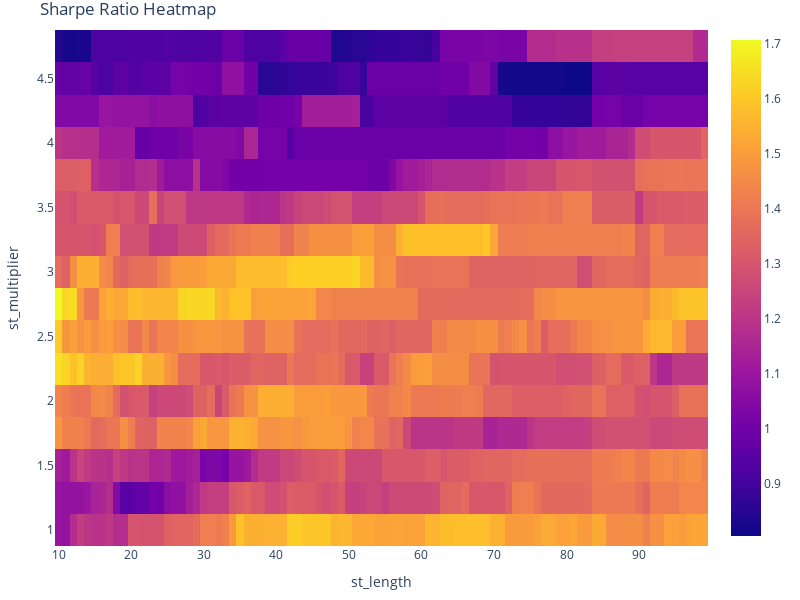

Source (notebook cell):
### Markdown cell above
By using a heatmap, you can compare the Sharpe Ratios of various parameter combinations at a glance. This makes it easier to identify regions of parameter space that lead to better trading performance. It aids in making informed decisions about which parameter values are most suitable for your specific trading goals.

Heatmaps allow you to see how sensitive the Sharpe Ratio is to changes in ATR Length and Multiplier. Understanding the sensitivity helps you assess the robustness of the strategy. For example, you might identify regions where the strategy performs well and is less sensitive to parameter changes, indicating a more stable configuration.

### Code cell
# Get the Sharpe Ratio Heatmap against Supertrend Parameter Combinations
import plotly.graph_objects as go

sharpe = portfolio.sharpe_ratio()
calmar = portfolio.calmar_ratio()

# Plot Sharpe Ratio heatmap
sharpe_fig = sharpe.vbt.heatmap(
    x_level="st_period",
    y_level="st_multiplier",
)

sharpe_fig.update_layout(
    title='Sharpe Ratio Heatmap',
    xaxis_title="st_length",
    yaxis_title="st_multiplier",
    width=800,  # set the width of the figure
    height=600   # set the height of the figure
)

sharpe_fig.show()

### Figure 1 — Plotly figure (JSON) as saved in the notebook; plotly's stock layout.template omitted (floating-point values rounded to 4 significant figures; data arrays with more than 128 entries replaced by an {"elided": "..."} marker saying what was removed)
{"data": [{"colorscale": [[0, "#0d0887"], [0.1111, "#46039f"], [0.2222, "#7201a8"], [0.3333, "#9c179e"], [0.4444, "#bd3786"], [0.5556, "#d8576b"], [0.6667, "#ed7953"], [0.7778, "#fb9f3a"], [0.8889, "#fdca26"], [1, "#f0f921"]], "hoverongaps": false, "hovertemplate": "st_period: %{x}<br>st_multiplier: %{y}<br>value: %{z}<extra></extra>", "type": "heatmap", "uid": "e738fd60-a013-416c-9ac5-500192466007", "x": [10, 11, 12, 13, 14, 15, 16, 17, 18, 19, 20, 21, 22, 23, 24, 25, 26, 27, 28, 29, 30, 31, 32, 33, 34, 35, 36, 37, 38, 39, 40, 41, 42, 43, 44, 45, 46, 47, 48, 49, 50, 51, 52, 53, 54, 55, 56, 57, 58, 59, 60, 61, 62, 63, 64, 65, 66, 67, 68, 69, 70, 71, 72, 73, 74, 75, 76, 77, 78, 79, 80, 81, 82, 83, 84, 85, 86, 87, 88, 89, 90, 91, 92, 93, 94, 95, 96, 97, 98, 99], "y": [1, 1.25, 1.5, 1.75, 2, 2.25, 2.5, 2.75, 3, 3.25, 3.5, 3.75, 4, 4.25, 4.5, 4.75], "z": {"elided": "16x90 float values"}}], "layout": {"height": 600, "legend": {"orientation": "h", "traceorder": "normal", "x": 1, "xanchor": "right", "y": 1.02, "yanchor": "bottom"}, "margin": {"b": 30, "l": 30, "r": 30, "t": 30}, "title": {"text": "Sharpe Ratio Heatmap"}, "width": 800, "xaxis": {"title": {"text": "st_length"}}, "yaxis": {"title": {"text": "st_multiplier"}}}}
